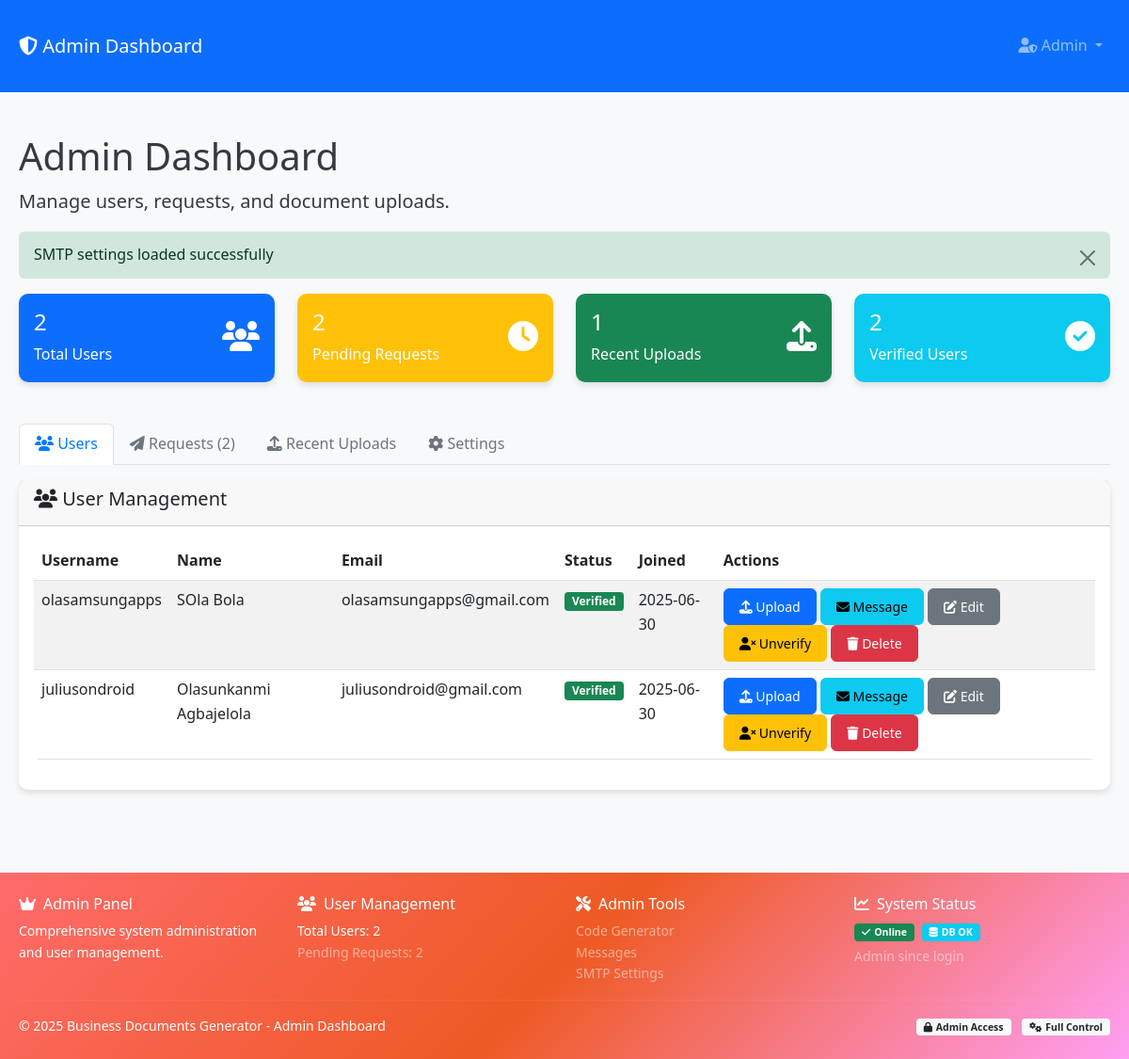
Page /admin (signed in) on the earlier database version.
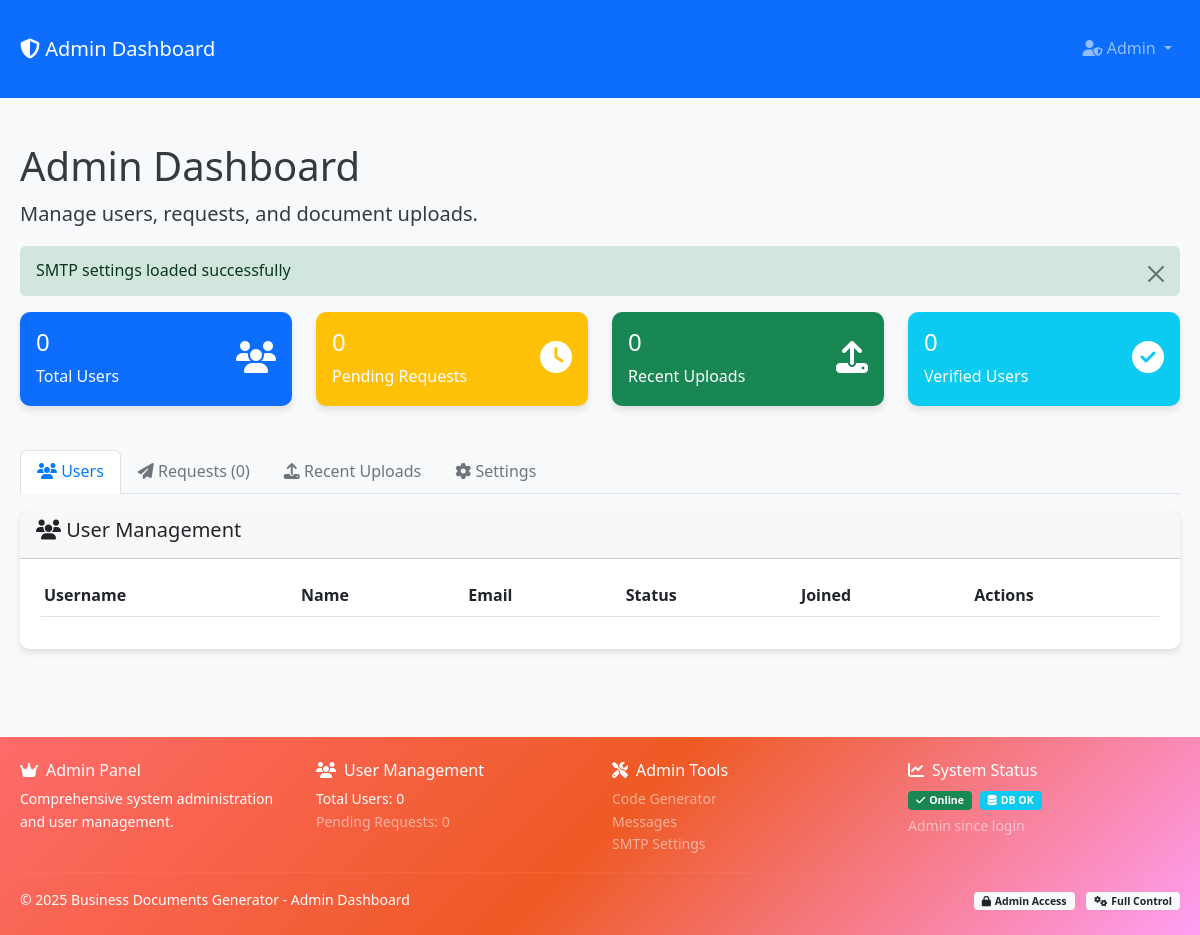
Same page on the later database version.
### models.py (models this page shows, shortened)
class User(db.Model):
    id = db.Column(db.Integer, primary_key=True)
    username = db.Column(db.String(80), unique=True, nullable=False)
    email = db.Column(db.String(120), unique=True, nullable=False)
    password_hash = db.Column(db.String(255), nullable=False)
    first_name = db.Column(db.String(100), nullable=False)
    last_name = db.Column(db.String(100), nullable=False)
    is_admin = db.Column(db.Boolean, default=False)
    is_verified = db.Column(db.Boolean, default=False)
    verification_token = db.Column(db.String(100), nullable=True)
    reset_token = db.Column(db.String(100), nullable=True)
    reset_token_expires = db.Column(db.DateTime, nullable=True)
    created_at = db.Column(db.DateTime, default=datetime.utcnow)
    last_login = db.Column(db.DateTime, nullable=True)
    pdf_codes = db.relationship('UserPDFCode', foreign_keys='UserPDFCode.user_id', backref='user', lazy=True, cascade='all, delete-orphan')
    pdf_requests = db.relationship('PDFRequest', backref='user', lazy=True, cascade='all, delete-orphan')
    sent_messages = db.relationship('Message', foreign_keys='Message.sender_id', backref='sender', lazy=True, cascade='all, delete-orphan')
    received_messages = db.relationship('Message', foreign_keys='Message.recipient_id', backref='recipient', lazy=True, cascade='all, delete-orphan')
    uploaded_pdfs = db.relationship('UserPDFCode', foreign_keys='UserPDFCode.uploaded_by_admin_id', backref='uploader', lazy=True)

### app.py (the view)
@app.route('/admin')
@admin_required
def admin_dashboard():
    users = User.query.filter_by(is_admin=False).order_by(User.created_at.desc()).all()
    pending_requests = PDFRequest.query.filter_by(status='pending').order_by(PDFRequest.created_at.desc()).all()
    recent_uploads = UserPDFCode.query.order_by(UserPDFCode.uploaded_at.desc()).limit(10).all()
    return render_template('dashboard/admin_dashboard.html',
                         users=users,
                         pending_requests=pending_requests,
                         recent_uploads=recent_uploads)

### app.py (called while the page is built)
def admin_required(f):
    @wraps(f)
    def decorated_function(*args, **kwargs):
        if 'user_id' not in session:
            flash('Please log in to access this page.', 'error')
            return redirect(url_for('login'))
        user = User.query.get(session['user_id'])
        if not user or not user.is_admin:
            flash('Admin access required.', 'error')
            return redirect(url_for('dashboard'))
        return f(*args, **kwargs)
    return decorated_function

### templates/dashboard/admin_dashboard.html (shortened to what this page needs)
<!DOCTYPE html>
<html lang="en">
<head>
    <link href="https://cdn.jsdelivr.net/npm/bootstrap@5.3.0/dist/css/bootstrap.min.css" rel="stylesheet">
    <link rel="stylesheet" href="https://cdnjs.cloudflare.com/ajax/libs/font-awesome/6.4.0/css/all.min.css">
    <link rel="stylesheet" href="{{ url_for('static', filename='css/style.css') }}">
</head>
<body>
    <nav class="navbar navbar-expand-lg navbar-dark bg-primary">
        <div class="container">
            <a class="navbar-brand" href="#">
                <i class="fas fa-shield-alt"></i> Admin Dashboard
            </a>
            <div class="navbar-nav ms-auto">
                <div class="nav-item dropdown">
                    <a class="nav-link dropdown-toggle" href="#" id="navbarDropdown" role="button" data-bs-toggle="dropdown" aria-expanded="false">
                        <i class="fas fa-user-shield"></i> Admin
                    </a>
                </div>
            </div>
        </div>
    </nav>
    <div class="container mt-4">
        <div class="row">
            <div class="col-12">
                <h1>Admin Dashboard</h1>
                <p class="lead">Manage users, requests, and document uploads.</p>
            </div>
        </div>
        <div id="alert-container"></div>
        <div class="row mb-4">
            <div class="col-md-3">
                <div class="card bg-primary text-white">
                    <div class="card-body">
                        <div class="d-flex justify-content-between">
                            <div>
                                <h4>{{ users|length }}</h4>
                                <p class="mb-0">Total Users</p>
                            </div>
                            <div class="align-self-center">
                                <i class="fas fa-users fa-2x"></i>
                            </div>
                        </div>
                    </div>
                </div>
            </div>
            <div class="col-md-3">
                <div class="card bg-warning text-white">
                    <div class="card-body">
                        <div class="d-flex justify-content-between">
                            <div>
                                <h4>{{ pending_requests|length }}</h4>
                                <p class="mb-0">Pending Requests</p>
                            </div>
                            <div class="align-self-center">
                                <i class="fas fa-clock fa-2x"></i>
                            </div>
                        </div>
                    </div>
                </div>
            </div>
            <div class="col-md-3">
                <div class="card bg-success text-white">
                    <div class="card-body">
                        <div class="d-flex justify-content-between">
                            <div>
                                <h4>{{ recent_uploads|length }}</h4>
                                <p class="mb-0">Recent Uploads</p>
                            </div>
                            <div class="align-self-center">
                                <i class="fas fa-upload fa-2x"></i>
                            </div>
                        </div>
                    </div>
                </div>
            </div>
            <div class="col-md-3">
                <div class="card bg-info text-white">
                    <div class="card-body">
                        <div class="d-flex justify-content-between">
                            <div>
                                <h4>{{ users|selectattr('is_verified', 'equalto', True)|list|length }}</h4>
                                <p class="mb-0">Verified Users</p>
                            </div>
                            <div class="align-self-center">
                                <i class="fas fa-check-circle fa-2x"></i>
                            </div>
                        </div>
                    </div>
                </div>
            </div>
        </div>
        <ul class="nav nav-tabs" id="adminTabs">
            <li class="nav-item">
                <a class="nav-link active" id="users-tab" data-bs-toggle="tab" href="#users">
                    <i class="fas fa-users"></i> Users
                </a>
            </li>
            <li class="nav-item">
                <a class="nav-link" id="requests-tab" data-bs-toggle="tab" href="#requests">
                    <i class="fas fa-paper-plane"></i> Requests ({{ pending_requests|length }})
                </a>
            </li>
            <li class="nav-item">
                <a class="nav-link" id="uploads-tab" data-bs-toggle="tab" href="#uploads">
                    <i class="fas fa-upload"></i> Recent Uploads
                </a>
            </li>
            <li class="nav-item">
                <a class="nav-link" id="settings-tab" data-bs-toggle="tab" href="#settings">
                    <i class="fas fa-cog"></i> Settings
                </a>
            </li>
        </ul>
        <div class="tab-content mt-3">
            <div class="tab-pane fade show active" id="users">
                <div class="card">
                    <div class="card-header">
                        <h5><i class="fas fa-users"></i> User Management</h5>
                    </div>
                    <div class="card-body">
                        <div class="table-responsive">
                            <table class="table table-striped">
                                <thead>
                                    <tr>
                                        <th>Username</th>
                                        <th>Name</th>
                                        <th>Email</th>
                                        <th>Status</th>
                                        <th>Joined</th>
                                        <th>Actions</th>
                                    </tr>
                                </thead>
                                <tbody>
                                    {% for user in users %}
                                    <tr>
                                        <td>{{ user.username }}</td>
                                        <td>{{ user.first_name }} {{ user.last_name }}</td>
                                        <td>{{ user.email }}</td>
                                        <td>
                                            {% if user.is_verified %}
                                            <span class="badge bg-success">Verified</span>
                                            {% else %}
                                            <span class="badge bg-warning">Unverified</span>
                                            {% endif %}
                                        </td>
                                        <td>{{ user.created_at.strftime('%Y-%m-%d') }}</td>
                                        <td>
                                            <button type="button" class="btn btn-sm btn-primary" onclick="uploadForUser({{ user.id }}, '{{ user.first_name }} {{ user.last_name }}')">
                                                <i class="fas fa-upload"></i> Upload
                                            </button>
                                            <button type="button" class="btn btn-sm btn-info" onclick="messageUser({{ user.id }}, '{{ user.first_name }} {{ user.last_name }}')">
                                                <i class="fas fa-envelope"></i> Message
                                            </button>
                                            <button type="button" class="btn btn-sm btn-secondary" onclick="editUser({{ user.id }}, '{{ user.username }}', '{{ user.email }}', '{{ user.first_name }}', '{{ user.last_name }}')">
                                                <i class="fas fa-edit"></i> Edit
                                            </button>
                                            {% if user.is_verified %}
                                            <button type="button" class="btn btn-sm btn-warning" onclick="toggleVerification({{ user.id }}, '{{ user.first_name }} {{ user.last_name }}', false)">
                                                <i class="fas fa-user-times"></i> Unverify
                                            </button>
                                            {% else %}
                                            <button type="button" class="btn btn-sm btn-success" onclick="toggleVerification({{ user.id }}, '{{ user.first_name }} {{ user.last_name }}', true)">
                                                <i class="fas fa-user-check"></i> Verify
                                            </button>
                                            {% endif %}
                                            <button type="button" class="btn btn-sm btn-danger" onclick="deleteUser({{ user.id }}, '{{ user.first_name }} {{ user.last_name }}')">
                                                <i class="fas fa-trash"></i> Delete
                                            </button>
                                        </td>
                                    </tr>
                                    {% endfor %}
                                </tbody>
                            </table>
                        </div>
                    </div>
                </div>
            </div>
        </div>
    </div>
    <footer class="mt-5" style="background: linear-gradient(135deg, #ff6b6b 0%, #ee5a24 50%, #ff9ff3 100%); color: white;">
        <div class="container py-4">
            <div class="row">
                <div class="col-md-3">
                    <h6><i class="fas fa-crown me-2"></i>Admin Panel</h6>
                    <p class="small">Comprehensive system administration and user management.</p>
                </div>
                <div class="col-md-3">
                    <h6><i class="fas fa-users me-2"></i>User Management</h6>
                    <div class="small">
                        <span class="d-block">Total Users: {{ users|length }}</span>
                        <span class="d-block text-white-50">Pending Requests: {{ pending_requests|length }}</span>
                    </div>
                </div>
                <div class="col-md-3">
                    <h6><i class="fas fa-tools me-2"></i>Admin Tools</h6>
                    <div class="small">
                        <a href="/code-generator" class="text-white-50 text-decoration-none d-block">Code Generator</a>
                        <a href="/messages" class="text-white-50 text-decoration-none d-block">Messages</a>
                        <span class="text-white-50 d-block">SMTP Settings</span>
                    </div>
                </div>
                <div class="col-md-3">
                    <h6><i class="fas fa-chart-line me-2"></i>System Status</h6>
                    <div class="small">
                        <span class="badge bg-success me-1">
                            <i class="fas fa-check me-1"></i>Online
                        </span>
                        <span class="badge bg-info">
                            <i class="fas fa-database me-1"></i>DB OK
                        </span>
                        <div class="mt-1 text-white-50">Admin since login</div>
                    </div>
                </div>
            </div>
            <hr class="my-3" style="border-color: rgba(255,255,255,0.2);">
            <div class="row align-items-center">
                <div class="col-md-6">
                    <p class="mb-0 small">&copy; 2025 Business Documents Generator - Admin Dashboard</p>
                </div>
                <div class="col-md-6 text-end">
                    <div class="small">
                        <span class="badge bg-light text-dark me-2">
                            <i class="fas fa-lock me-1"></i>Admin Access
                        </span>
                        <span class="badge bg-light text-dark">
                            <i class="fas fa-cogs me-1"></i>Full Control
                        </span>
                    </div>
                </div>
            </div>
        </div>
    </footer>
</body>
</html>

### static/css/style.css (style rules this page uses)
:root { --primary-color: #007bff; --secondary-color: #6c757d; --success-color: #28a745; --danger-color: #dc3545; --warning-color: #ffc107; --info-color: #17a2b8; --light-color: #f8f9fa; --dark-color: #343a40; --white: #ffffff; --black: #000000; }
body { font-family: 'Segoe UI', Tahoma, Geneva, Verdana, sans-serif; background-color: var(--light-color); color: var(--dark-color); line-height: 1.6; }
.container { max-width: 1200px; margin: 0 auto; padding: 20px; }
.card { border: none; border-radius: 10px; box-shadow: 0 4px 6px rgba(0, 0, 0, 0.1); margin-bottom: 20px; }
.nav-tabs .nav-link { border-radius: 6px 6px 0 0; border: 1px solid transparent; color: var(--secondary-color); }
.nav-tabs .nav-link.active { background-color: var(--white); border-color: #dee2e6 #dee2e6 var(--white); color: var(--primary-color); }
.table { border-radius: 6px; overflow: hidden; }
.badge { font-size: 0.75em; padding: 4px 8px; border-radius: 4px; }

Differences in the rows shown:
removed User: username "olasamsungapps", first_name "SOla", last_name "Bola", email "olasamsungapps@gmail.com", is_verified "Verified", created_at "2025-06-30"
removed User: username "juliusondroid", first_name "Olasunkanmi", last_name "Agbajelola", email "juliusondroid@gmail.com", is_verified "Verified", created_at "2025-06-30"
Other differences:
{{ users|length }}: "2" → "0"
{{ pending_requests|length }}: "2" → "0"
{{ recent_uploads|length }}: "1" → "0"
{{ users|selectattr('is_verified', 'equalto', True)|list|length }}: "2" → "0"
